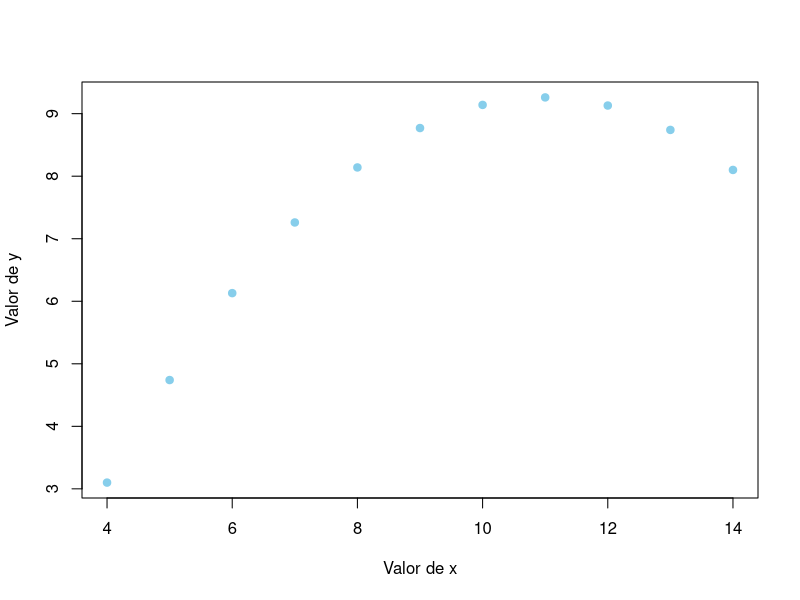

Source code (R):
# Diego David Flores Cadena
# 26/09/2023
# Matricula: 2070509


# Crear base de datos -----------------------------------------------------

x<-c(10.0, 8.0, 13.0, 9.0, 11.0, 14.0, 6.0, 4.0, 12.0, 7.0, 5.0)
y<-c(9.14, 8.14, 8.74, 8.77, 9.26, 8.10, 6.13, 3.10, 9.13, 7.26, 4.74)

d2<-data.frame(x, y)


# Estadísticas descriptivas -----------------------------------------------

mean(d2$x):var(d2$x)
mean(d2$y):var(d2$y)


# Aplicar correlación -----------------------------------------------------

cor.test(d2$x, d2$y)


# Gráfica -----------------------------------------------------------------

plot(d2$x, d2$y,
     pch=19,
     xlab = "Valor de x",
     ylab = "Valor de y",
     col="skyblue")
